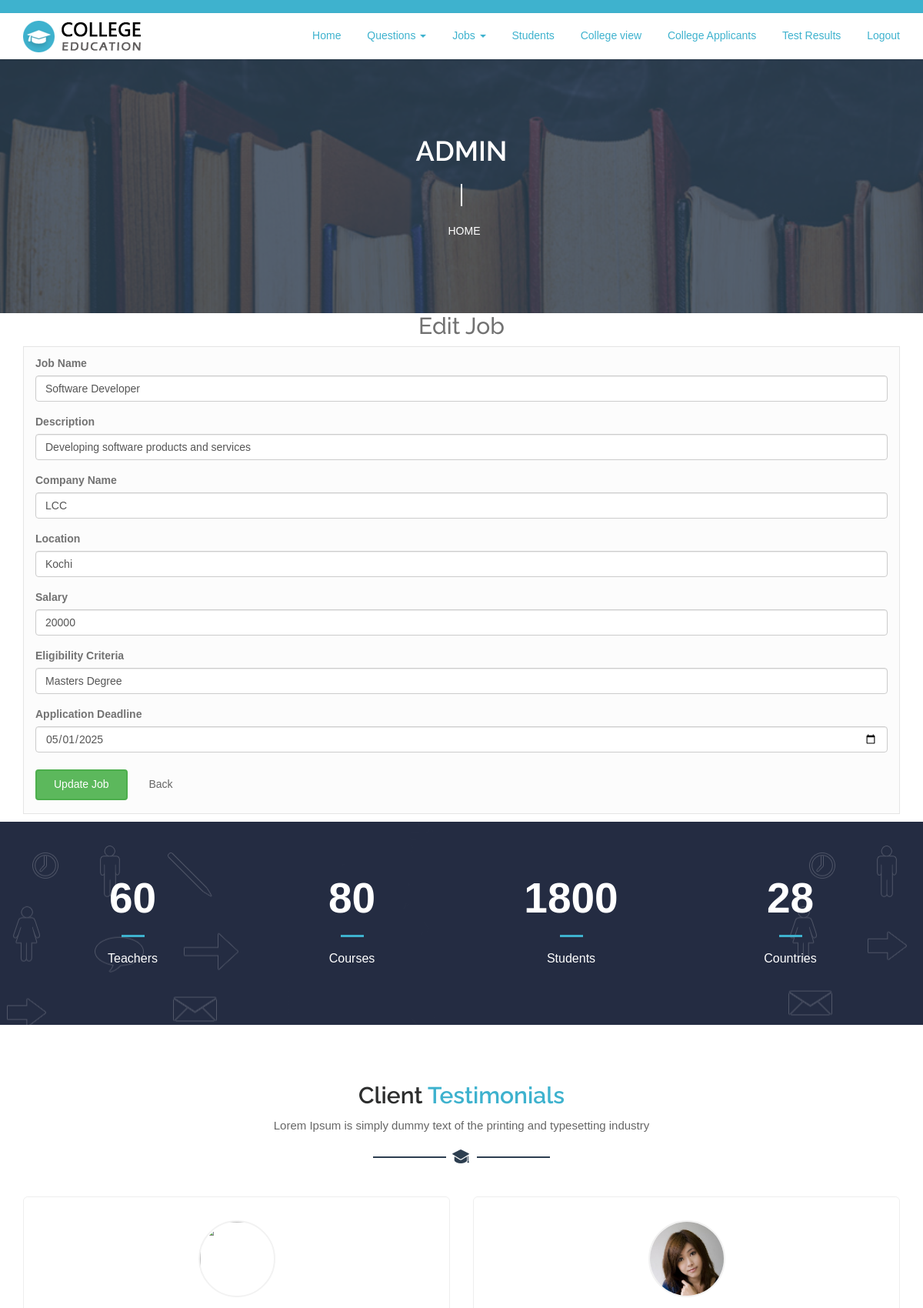
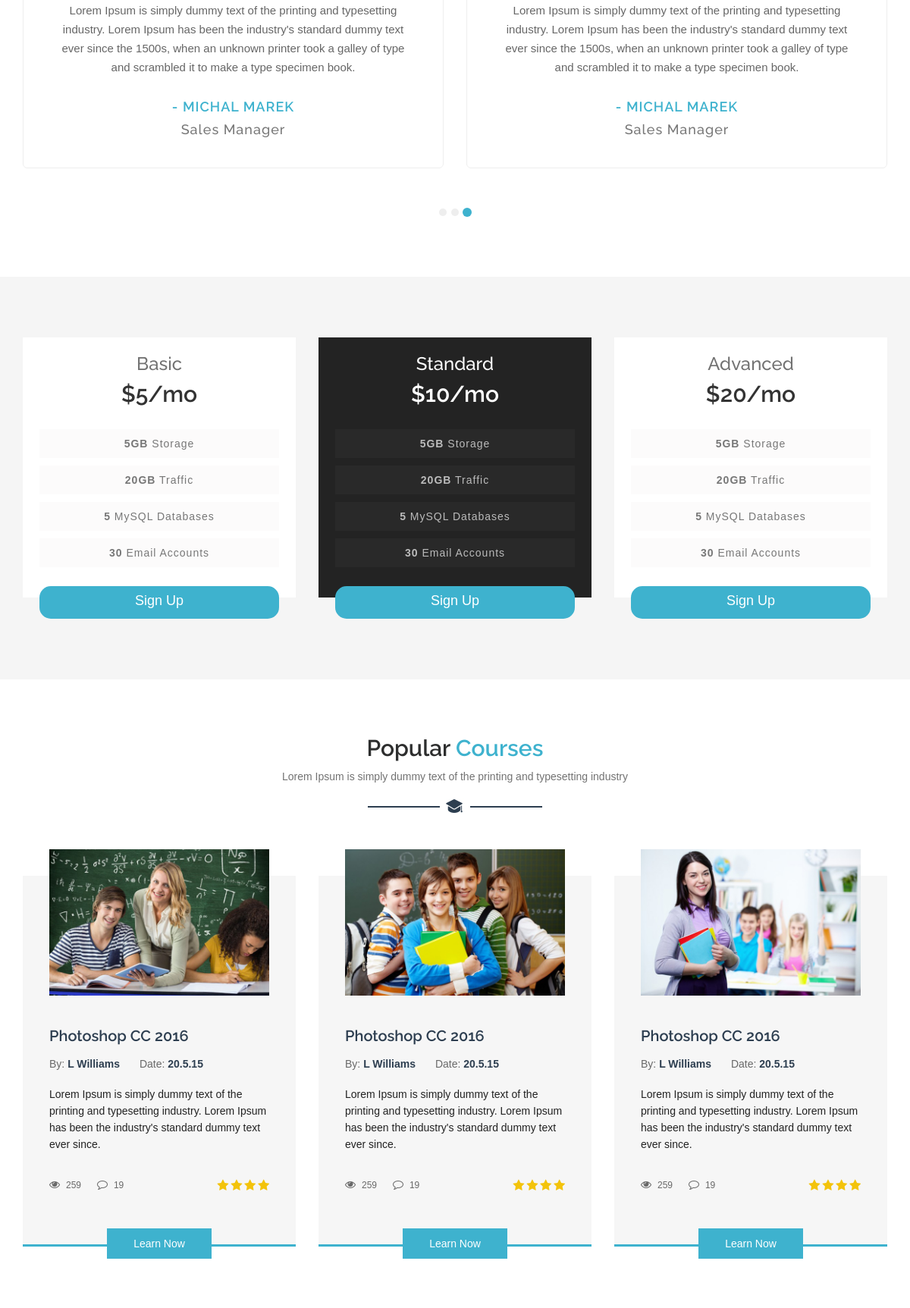
The page /edit_job/2 (upper part) on the database its author committed (2 pictures, top to bottom).
### myapp/models.py (models this page shows)
class Jobs(models.Model):
    name = models.CharField(
        max_length=100,
        null=True
    )
    description = models.CharField(
        max_length=100,
        null=True
    )
    company_name = models.CharField(
        max_length=100,
        null=True
    )
    location = models.CharField(
        max_length=100,
        null=True
    )
    salary = models.CharField(
        max_length=50,
        null=True
    )
    eligibility_criteria = models.CharField(
        max_length=100,
        null=True
    )
    created_at = models.DateField(
        auto_now_add=True
    )
    application_deadline = models.DateField(
        null=True,
        blank=True
    )

### myapp/views.py (the view, shortened to what this page needs)
def edit_job(request, id):
    job = get_object_or_404(
        Jobs,
        id=id
    )
    courses = Course.objects.all()
    return render(
        request,
        "admin/edit_job.html",
        {
            "job": job,
            "courses": courses
        }
    )

### templates/admin/edit_job.html (shortened to what this page needs)
{% extends 'admin/common.html' %}
{% load static %}
{% block content %}
<main class="container mt-5">
    <h2 class="text-center mb-4">Edit Job</h2>
    <form method="POST" class="border p-4 rounded shadow-sm bg-light">
        <div class="form-group">
            <label>Job Name</label>
            <input type="text" name="name" class="form-control" value="{{ job.name }}" required>
        </div>
        <div class="form-group">
            <label>Description</label>
            <input type="text" name="description" class="form-control" value="{{ job.description }}" required>
        </div>
        <div class="form-group">
            <label>Company Name</label>
            <input type="text" name="company_name" class="form-control" value="{{ job.company_name }}" required>
        </div>
        <div class="form-group">
            <label>Location</label>
            <input type="text" name="location" class="form-control" value="{{ job.location }}" required>
        </div>
        <div class="form-group">
            <label>Salary</label>
            <input type="text" name="salary" class="form-control" value="{{ job.salary }}" required>
        </div>
        <div class="form-group">
            <label>Eligibility Criteria</label>
            <input type="text" name="eligibility" class="form-control" value="{{ job.eligibility_criteria }}" required>
        </div>
        <div class="form-group">
            <label>Application Deadline</label>
            <input type="date" name="deadline" class="form-control" value="{{ job.application_deadline|date:'Y-m-d' }}" required>
        </div>
        <button type="submit" class="btn btn-success">Update Job</button>
        <a href="{% url 'show_jobs' %}" class="btn btn-secondary ml-2">Back</a>
    </form>
</main>
{% endblock %}

### static/css/style.css (style rules this page uses)
* { margin: 0; padding: 0; }
body { font-family: 'Open Sans', sans-serif; font-size: 14px; line-height: 1.57143; font-weight: 400; color: #727272; }
h1, h2, h3, h4, h5, h6 { font-family: 'Raleway', sans-serif; margin-top: 0; }
a { color: #666666; transition: all 0.3s ease 0s; }
a, a:hover, a:active, a:focus { outline: none; text-decoration: none; }
.btn, .btn * { transition: all 0.3s ease 0s; }
.btn { border-width: 2px; margin-bottom: 7px; margin-top: 7px; padding: 7px 22px 9px; z-index: 1; }
.bg-light { background: #fcfcfc none repeat scroll 0 0; border: 1px solid #e5e5e5; margin-bottom: 10px; padding: 10px 15px; }
body { font-family: Arial; }
* { box-sizing: border-box; }

### rows shown on the page
Jobs: name "Software Developer", description "Developing software products and services", company_name "LCC", location "Kochi", salary "20000", eligibility "Masters Degree", deadline "05/01/2025"
